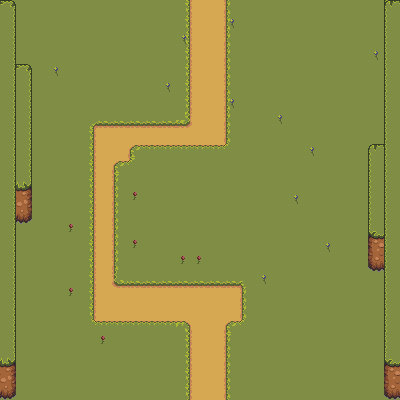

A level layout from a 2D game, rendered from its tile map. Below: a short description, then the map file with its tile-grid data intact:
An orthogonal 25x25 tile map with 16x16 px tiles, 4 tile layers (BackGround, Ground, Obstacles, AboveObstacles) and 4 objects.

<map version="1.10" tiledversion="1.10.2" orientation="orthogonal" renderorder="left-down" width="25" height="25" tilewidth="16" tileheight="16" infinite="0" nextlayerid="6" nextobjectid="31">
 <tileset firstgid="1" source="16.tsx" />
 <layer id="4" name="BackGround" width="25" height="25">
  <data encoding="csv">
134,134,134,134,134,134,134,134,134,134,134,134,134,134,134,134,134,134,134,134,134,134,134,134,134,
134,134,134,134,134,134,134,134,134,134,134,134,134,134,134,134,134,134,134,134,134,134,134,134,134,
134,134,134,134,134,134,134,134,134,134,134,134,134,134,134,134,134,134,134,134,134,134,134,134,134,
134,134,134,134,134,134,134,134,134,134,134,134,134,134,134,134,134,134,134,134,134,134,134,134,134,
134,134,134,134,134,134,134,134,134,134,134,134,134,134,134,134,134,134,134,134,134,134,134,134,134,
134,134,134,134,134,134,134,134,134,134,134,134,134,134,134,134,134,134,134,134,134,134,134,134,134,
134,134,134,134,134,134,134,134,134,134,134,134,134,134,134,134,134,134,134,134,134,134,134,134,134,
134,134,134,134,134,134,134,134,134,134,134,134,134,134,134,134,134,134,134,134,134,134,134,134,134,
134,134,134,134,134,134,134,134,134,134,134,134,134,134,134,134,134,134,134,134,134,134,134,134,134,
134,134,134,134,134,134,134,134,134,134,134,134,134,134,134,134,134,134,134,134,134,134,134,134,134,
134,134,134,134,134,134,134,134,134,134,134,134,134,134,134,134,134,134,134,134,134,134,134,134,134,
134,134,134,134,134,134,134,134,134,134,134,134,134,134,134,134,134,134,134,134,134,134,134,134,134,
134,134,134,134,134,134,134,134,134,134,134,134,134,134,134,134,134,134,134,134,134,134,134,134,134,
134,134,134,134,134,134,134,134,134,134,134,134,134,134,134,134,134,134,134,134,134,134,134,134,134,
134,134,134,134,134,134,134,134,134,134,134,134,134,134,134,134,134,134,134,134,134,134,134,134,134,
134,134,134,134,134,134,134,134,134,134,134,134,134,134,134,134,134,134,134,134,134,134,134,134,134,
134,134,134,134,134,134,134,134,134,134,134,134,134,134,134,134,134,134,134,134,134,134,134,134,134,
134,134,134,134,134,134,134,134,134,134,134,134,134,134,134,134,134,134,134,134,134,134,134,134,134,
134,134,134,134,134,134,134,134,134,134,134,134,134,134,134,134,134,134,134,134,134,134,134,134,134,
134,134,134,134,134,134,134,134,134,134,134,134,134,134,134,134,134,134,134,134,134,134,134,134,134,
134,134,134,134,134,134,134,134,134,134,134,134,134,134,134,134,134,134,134,134,134,134,134,134,134,
134,134,134,134,134,134,134,134,134,134,134,134,134,134,134,134,134,134,134,134,134,134,134,134,134,
134,134,134,134,134,134,134,134,134,134,134,134,134,134,134,134,134,134,134,134,134,134,134,134,134,
134,134,134,134,134,134,134,134,134,134,134,134,134,134,134,134,134,134,134,134,134,134,134,134,134,
134,134,134,134,134,134,134,134,134,134,134,134,134,134,134,134,134,134,134,134,134,134,134,134,134
</data>
 </layer>
 <layer id="1" name="Ground" width="25" height="25">
  <data encoding="csv">
0,0,0,0,0,0,0,0,0,0,0,172,173,173,174,0,0,0,0,0,0,0,0,0,0,
0,0,0,0,0,0,0,0,0,0,0,172,173,173,174,0,0,0,0,0,0,0,0,0,0,
0,0,0,0,0,0,0,0,0,0,0,172,173,173,174,0,0,0,0,0,0,0,0,0,0,
0,0,0,0,0,0,0,0,0,0,0,172,173,173,174,0,0,0,0,0,0,0,0,0,0,
0,0,0,0,0,0,0,0,0,0,0,172,173,173,174,0,0,0,0,0,0,0,0,0,0,
0,0,0,0,0,0,0,0,0,0,0,172,173,173,174,0,0,0,0,0,0,0,0,0,0,
0,0,0,0,0,0,0,0,0,0,0,172,173,173,174,0,0,0,0,0,0,0,0,0,0,
0,0,0,0,0,139,140,140,140,140,140,209,173,173,174,0,0,0,0,0,0,0,0,0,0,
0,0,0,0,0,172,173,173,173,173,173,173,173,173,174,0,0,0,0,0,0,0,0,0,0,
0,0,0,0,0,172,173,173,175,206,206,206,206,206,207,0,0,0,0,0,0,0,0,0,0,
0,0,0,0,0,172,173,175,207,0,0,0,0,0,0,0,0,0,0,0,0,0,0,0,0,
0,0,0,0,0,172,173,174,0,0,0,0,0,0,0,0,0,0,0,0,0,0,0,0,0,
0,0,0,0,0,172,173,174,0,0,0,0,0,0,0,0,0,0,0,0,0,0,0,0,0,
0,0,0,0,0,172,173,174,0,0,0,0,0,0,0,0,0,0,0,0,0,0,0,0,0,
0,0,0,0,0,172,173,174,0,0,0,0,0,0,0,0,0,0,0,0,0,0,0,0,0,
0,0,0,0,0,172,173,174,0,0,0,0,0,0,0,0,0,0,0,0,0,0,0,0,0,
0,0,0,0,0,172,173,174,0,0,0,0,0,0,0,0,0,0,0,0,0,0,0,0,0,
0,0,0,0,0,172,173,208,140,140,140,140,140,140,140,141,0,0,0,0,0,0,0,0,0,
0,0,0,0,0,172,173,173,173,173,173,173,173,173,173,174,0,0,0,0,0,0,0,0,0,
0,0,0,0,0,172,173,173,173,173,173,173,173,173,173,174,0,0,0,0,0,0,0,0,0,
0,0,0,0,0,205,206,206,206,206,206,176,173,173,175,207,0,0,0,0,0,0,0,0,0,
0,0,0,0,0,0,0,0,0,0,0,172,173,173,174,0,0,0,0,0,0,0,0,0,0,
0,0,0,0,0,0,0,0,0,0,0,172,173,173,174,0,0,0,0,0,0,0,0,0,0,
0,0,0,0,0,0,0,0,0,0,0,172,173,173,174,0,0,0,0,0,0,0,0,0,0,
0,0,0,0,0,0,0,0,0,0,0,172,173,173,174,0,0,0,0,0,0,0,0,0,0
</data>
 </layer>
 <layer id="2" name="Obstacles" width="25" height="25">
  <data encoding="csv">
0,0,0,0,0,0,0,0,0,0,0,0,0,0,0,0,0,0,0,0,0,0,0,0,133,
0,0,0,0,0,0,0,0,0,0,0,0,0,0,0,0,0,0,0,0,0,0,0,0,133,
0,0,0,0,0,0,0,0,0,0,0,0,0,0,0,0,0,0,0,0,0,0,0,0,133,
102,0,0,0,0,0,0,0,0,0,0,0,0,0,0,0,0,0,0,0,0,0,0,0,133,
135,102,0,0,0,0,0,0,0,0,0,0,0,0,0,0,0,0,0,0,0,0,0,0,133,
135,135,0,0,0,0,0,0,0,0,0,0,0,0,0,0,0,0,0,0,0,0,0,0,133,
135,135,0,0,0,0,0,0,0,0,0,0,0,0,0,0,0,0,0,0,0,0,0,0,133,
135,135,0,0,0,0,0,0,0,0,0,0,0,0,0,0,0,0,0,0,0,0,0,0,133,
135,135,0,0,0,0,0,0,0,0,0,0,0,0,0,0,0,0,0,0,0,0,0,0,133,
135,135,0,0,0,0,0,0,0,0,0,0,0,0,0,0,0,0,0,0,0,0,0,100,133,
135,135,0,0,0,0,0,0,0,0,0,0,0,0,0,0,0,0,0,0,0,0,0,133,134,
135,168,0,0,0,0,0,0,0,0,0,0,0,0,0,0,0,0,0,0,0,0,0,133,134,
135,201,0,0,0,0,0,0,0,0,0,0,0,0,0,0,0,0,0,0,0,0,0,133,134,
135,234,0,0,0,0,0,0,0,0,0,0,0,0,0,0,0,0,0,0,0,0,0,133,134,
135,0,0,0,0,0,0,0,0,0,0,0,0,0,0,0,0,0,0,0,0,0,0,166,134,
135,0,0,0,0,0,0,0,0,0,0,0,0,0,0,0,0,0,0,0,0,0,0,199,166,
135,0,0,0,0,0,0,0,0,0,0,0,0,0,0,0,0,0,0,0,0,0,0,232,199,
135,0,0,0,0,0,0,0,0,0,0,0,0,0,0,0,0,0,0,0,0,0,0,0,232,
135,0,0,0,0,0,0,0,0,0,0,0,0,0,0,0,0,0,0,0,0,0,0,0,0,
135,0,0,0,0,0,0,0,0,0,0,0,0,0,0,0,0,0,0,0,0,0,0,0,0,
135,0,0,0,0,0,0,0,0,0,0,0,0,0,0,0,0,0,0,0,0,0,0,0,0,
135,0,0,0,0,0,0,0,0,0,0,0,0,0,0,0,0,0,0,0,0,0,0,0,0,
168,0,0,0,0,0,0,0,0,0,0,0,0,0,0,0,0,0,0,0,0,0,0,0,0,
201,0,0,0,0,0,0,0,0,0,0,0,0,0,0,0,0,0,0,0,0,0,0,0,0,
234,0,0,0,0,0,0,0,0,0,0,0,0,0,0,0,0,0,0,0,0,0,0,0,0
</data>
 </layer>
 <layer id="3" name="AboveObstacles" width="25" height="25">
  <data encoding="csv">
102,0,0,0,0,0,0,0,0,0,0,0,0,0,0,0,0,0,0,0,0,0,0,0,100,
135,0,0,0,0,0,0,0,0,0,0,0,0,0,42,0,0,0,0,0,0,0,0,0,133,
135,0,0,0,0,0,0,0,0,0,0,42,0,0,0,0,0,0,0,0,0,0,0,0,133,
135,0,0,0,0,0,0,0,0,0,0,0,0,0,0,0,0,0,0,0,0,0,0,42,133,
0,0,0,42,0,0,0,0,0,0,0,0,0,0,0,0,0,0,0,0,0,0,0,0,133,
0,0,0,0,0,0,0,0,0,0,42,0,0,0,0,0,0,0,0,0,0,0,0,0,133,
0,0,0,0,0,0,0,0,0,0,0,0,0,0,42,0,0,0,1126,0,0,0,0,0,133,
0,0,0,0,0,0,0,0,0,0,0,0,0,0,0,0,0,42,0,0,0,0,0,0,133,
0,0,0,0,0,0,0,0,0,0,0,0,0,0,0,0,0,0,0,0,0,0,0,0,133,
0,0,0,0,0,0,0,0,0,0,0,0,0,0,0,0,0,0,0,42,0,0,0,0,133,
0,0,0,0,0,0,0,0,0,0,0,0,0,0,0,0,0,0,0,0,0,0,0,0,133,
0,0,0,0,0,0,0,0,0,0,0,0,0,0,0,0,0,0,0,0,0,0,0,0,133,
0,0,0,0,0,0,0,0,73,0,0,0,0,0,0,0,0,0,42,0,0,0,0,0,133,
0,0,0,0,0,0,0,0,0,0,0,0,0,0,0,0,0,0,0,0,0,0,0,0,133,
0,0,0,0,73,0,0,0,0,0,0,0,0,0,0,0,0,0,0,0,0,0,0,0,133,
0,0,0,0,0,0,0,0,73,0,0,0,0,0,0,0,0,0,0,0,42,0,0,0,133,
0,0,0,0,0,0,0,0,0,0,0,73,73,0,0,0,0,0,0,0,0,0,0,0,133,
0,0,0,0,0,0,0,0,0,0,0,0,0,0,0,0,42,0,0,0,0,0,0,0,133,
0,0,0,0,73,0,0,0,0,0,0,0,0,0,0,0,0,0,0,0,0,0,0,0,133,
0,0,0,0,0,0,0,0,0,0,0,0,0,0,0,0,0,0,0,0,0,0,0,0,133,
0,0,0,0,0,0,0,0,0,0,0,0,0,0,0,0,0,0,0,0,0,0,0,0,133,
0,0,0,0,0,0,73,0,0,0,0,0,0,0,0,0,0,0,0,0,0,0,0,0,133,
0,0,0,0,0,0,0,0,0,0,0,0,0,0,0,0,0,0,0,0,0,0,0,0,166,
0,0,0,0,0,0,0,0,0,0,0,0,0,0,0,0,0,0,0,0,0,0,0,0,199,
0,0,0,0,0,0,0,0,0,0,0,0,0,0,0,0,0,0,0,0,0,0,0,0,232
</data>
 </layer>
 <objectgroup id="5" name="Object Layer 1">
  <object id="1" x="384.5" y="-2" width="13.5" height="400.5" />
  <object id="4" x="14.5" y="61.5" width="16.5" height="159.5" />
  <object id="6" x="0.5" y="2" width="15" height="396" />
  <object id="30" x="366.75" y="145.25" width="16.5" height="124" />
 </objectgroup>
</map>
